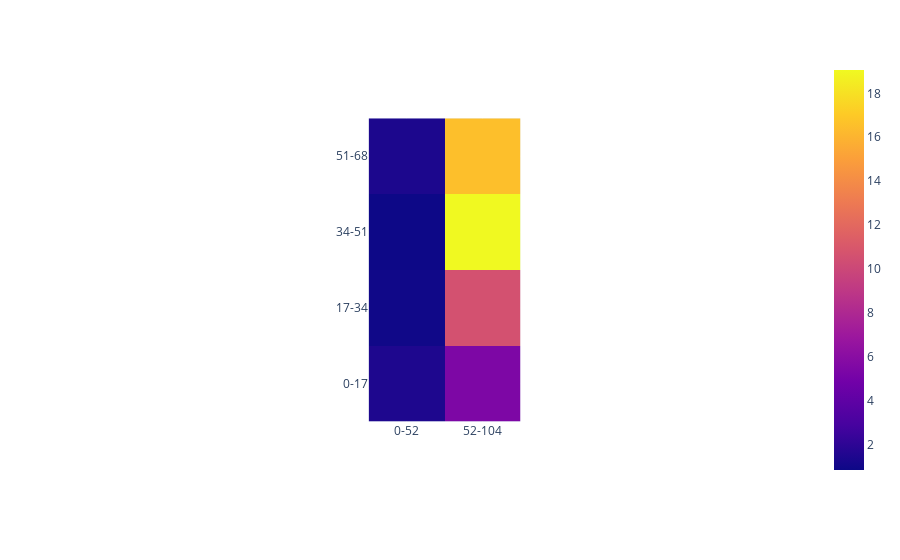

This figure's notebook cell:
### Code cell
pcolorplotter(lcb_rf_regionwisevaep)

### Figure 1 — Plotly figure (JSON) as saved in the notebook; plotly's stock layout.template omitted (floating-point values rounded to 4 significant figures)
{"data": [{"coloraxis": "coloraxis", "hovertemplate": "x: %{x}<br>y: %{y}<br>color: %{z}<extra></extra>", "type": "heatmap", "x": ["0-52", "52-104"], "y": ["51-68", "34-51", "17-34", "0-17"], "z": [[1.386, 16.54], [0.871, 19.06], [0.9857, 10.62], [1.459, 5.46]]}], "layout": {"autosize": true, "coloraxis": {"colorscale": [[0, "#0d0887"], [0.1111, "#46039f"], [0.2222, "#7201a8"], [0.3333, "#9c179e"], [0.4444, "#bd3786"], [0.5556, "#d8576b"], [0.6667, "#ed7953"], [0.7778, "#fb9f3a"], [0.8889, "#fdca26"], [1, "#f0f921"]]}, "margin": {"t": 60}, "xaxis": {"autorange": true, "constrain": "domain", "domain": [0.396, 0.604], "range": [-0.5, 1.5], "scaleanchor": "y", "type": "category"}, "yaxis": {"autorange": true, "constrain": "domain", "domain": [0, 1], "range": [3.5, -0.5], "type": "category"}}}
